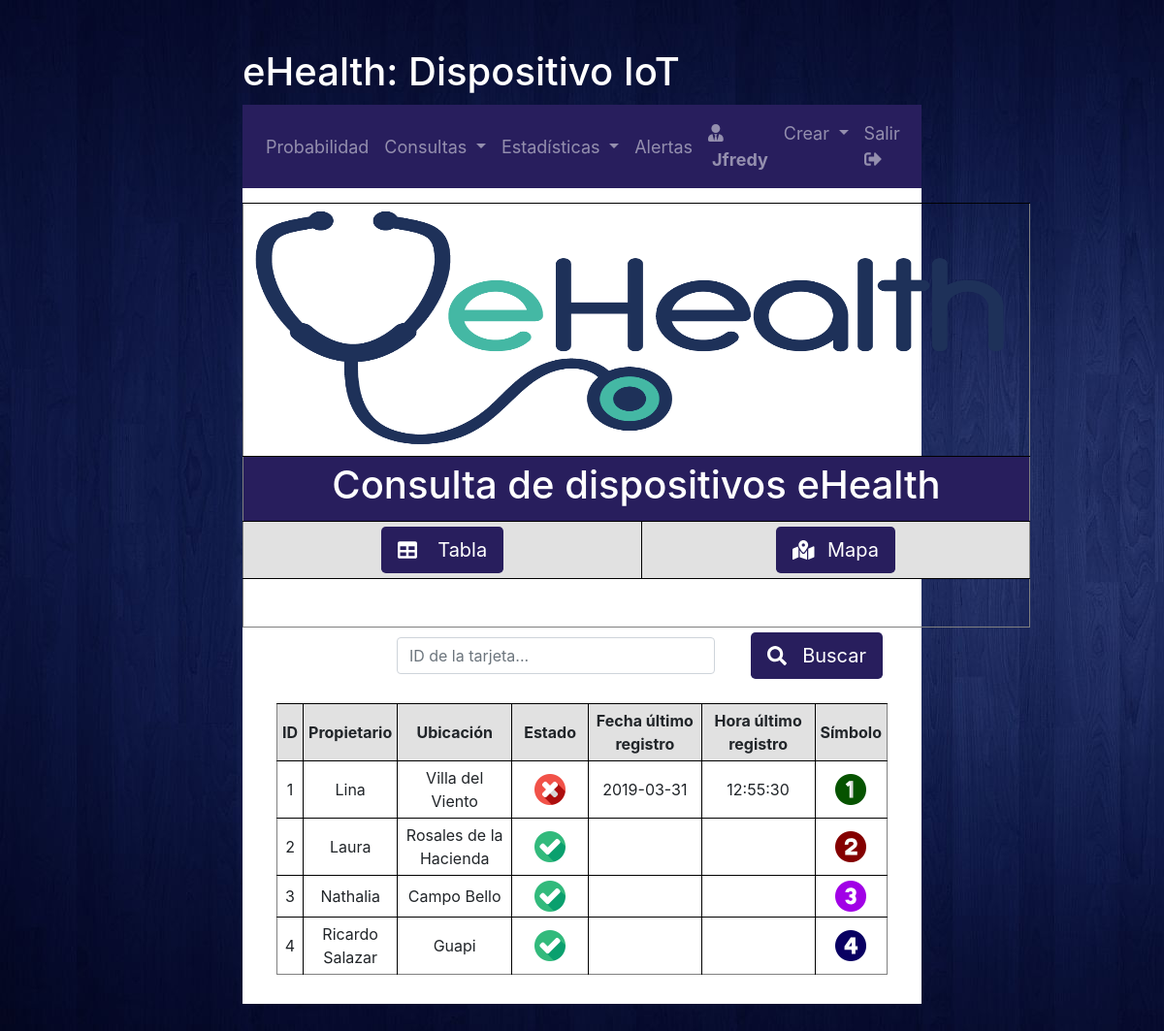
The page /interfaces/consultas/usuarios/dispositivos.php (signed in) on the database as committed earlier.
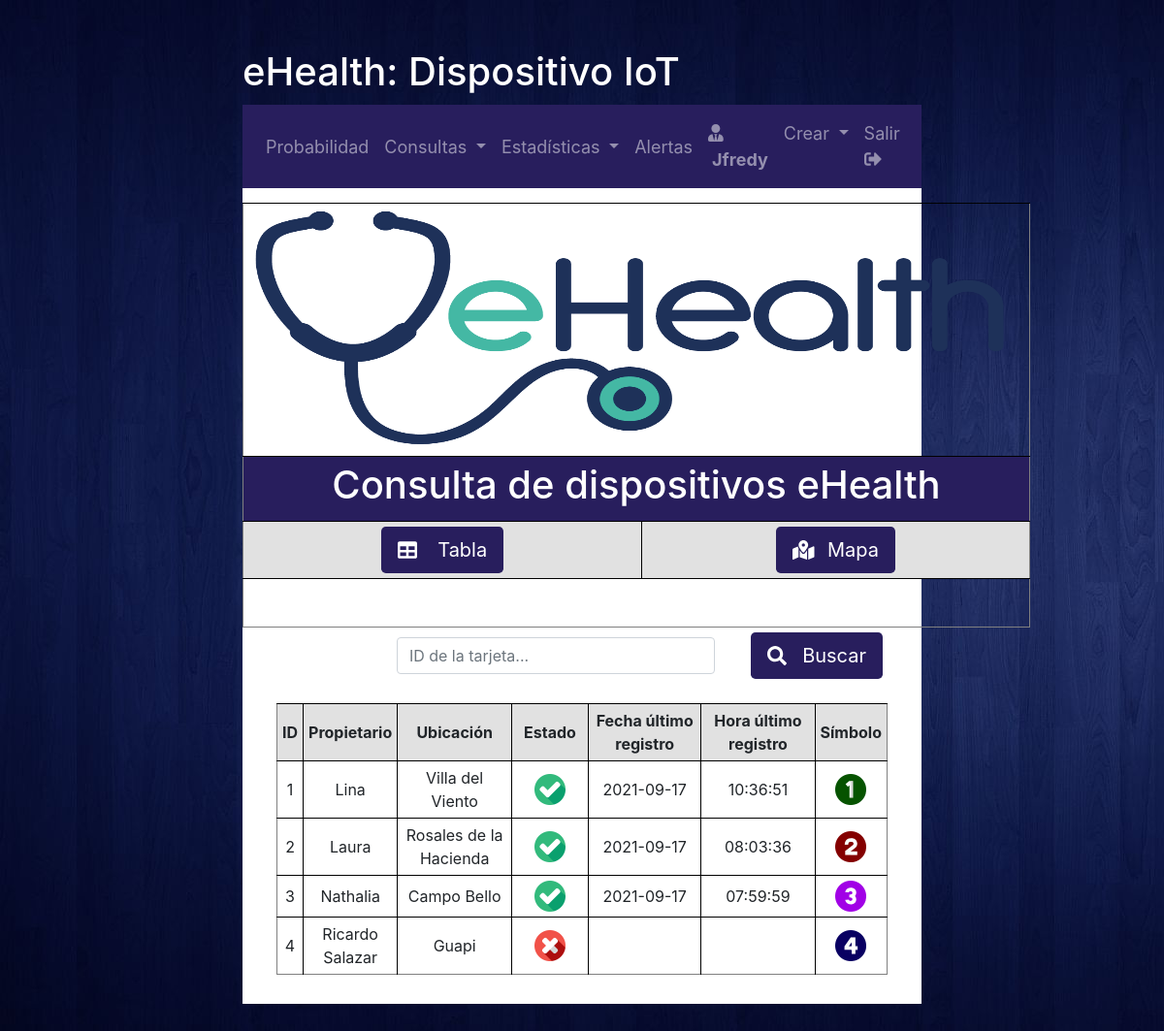
The same page on the database as committed later.
### tables this page shows
CREATE TABLE `datos_dispositivos` (
  `id_tarjeta` int(11) NOT NULL,
  `estado` int(11) NOT NULL,
  `ubicacion` varchar(50) NOT NULL,
  `propietario` varchar(50) NOT NULL
);

### interfaces/consultas/usuarios/dispositivos.php (the view, shortened to what this page needs)
<!DOCTYPE html>
<html lang="es">
    <head>
        <?php
            $head = $_SERVER['DOCUMENT_ROOT']."/ehealth/static/php/head.php";
            include $head;
        ?>
    </head>
    <body background="/ehealth/static/img/background.jpg">
        <h1 id="home-title">eHealth: Dispositivo IoT</h1>
        <div id="home">
            <?php
                if ($_SESSION["tipo_usuario"]==1)
                    $nav = $_SERVER['DOCUMENT_ROOT']."/ehealth/static/php/nav_admin.php";
                else
                    $nav = $_SERVER['DOCUMENT_ROOT']."/ehealth/static/php/nav_user.php";
                include $nav;
            ?>
            <div id="page-content">
                <table width="80%" align=center cellpadding=5 border=1>
                    <tr>
                        <td valign="center" align=center width=80% colspan=6>
                            <img src="/ehealth/static/img/logo.png" width=800 height=250>
                        </td>
                    </tr>
                    <tr>
                        <td valign="center" align=center width=80% colspan=6 bgcolor="#281E5D">
                            <h1>
                                <font color=white>Consulta de dispositivos eHealth</font>
                            </h1>
                        </td>
                    </tr>
                    <tr>
                        <td align=center colspan=3 bgcolor="#E1E1E1">
                            <a id="boton_tabla" class="btn btn-lg" style="background-color:#281E5D; color:white" href="#boton_tabla" role="button">
                                <i class="fas fa-table"></i>
                                <span class="pl-3">Tabla</span>
                            </a>
                        </td>
                        <td align=center colspan=3 bgcolor="#E1E1E1">
                            <a id="boton_mapa" class="btn btn-lg" style="background-color:#281E5D; color:white" href="#boton_mapa" role="button">
                                <i class="fas fa-map-marked-alt"></i>
                                <span class="pl-2">Mapa</span>
                            </a>
                        </td>
                    </tr>
                    <tr height=50>
                    </tr>
                </table>
                <div id="tabla_dispositivos">
                    <table width=90% align=center cellpadding=5 border=0>
                        <tr>
                            <form method="GET">
                                <td style="border: none;" width=100 colspan=3>
                                </td>
                                <td style="border: none;" valign="center" align="right" colspan=2>
                                    <input type="number" class="form-control" name="id_tarjeta" placeholder="ID de la tarjeta..." required>
                                </td>
                                <td style="border: none;" valign="center" align=right colspan=2>
                                    <button style="background-color:#281E5D; color:white" value="Buscar" type="submit" class="btn btn-lg" name="submit"><i style="background-color:#281E5D; color:white" class="fas fa-search"></i><span class="pl-3">Buscar</span></button>
                                </td>
                            </form>
                        </tr>
                        <tr height=20>
                        </tr>
                    </table>
                    <table width=90% align=center cellpadding=5 border=1>
                        <tr height=50>
                            <td valign="center" align=center bgcolor="#E1E1E1">
                                <b>ID</b>
                            </td>
                            <td valign="center" align=center bgcolor="#E1E1E1">
                                <b>Propietario</b>
                            </td>
                            <td valign="center" align=center bgcolor="#E1E1E1" width=120>
                                <b>Ubicación</b>
                            </td>
                            <td valign="center" align=center bgcolor="#E1E1E1" width=80>
                                <b>Estado</b>
                            </td>
                            <td valign="center" align=center bgcolor="#E1E1E1" width=120>
                                <b>Fecha último registro</b>
                            </td>
                            <td valign="center" align=center bgcolor="#E1E1E1" width=120>
                                <b>Hora último registro</b>
                            </td>
                            <td valign="center" align=center bgcolor="#E1E1E1" width=40>
                                <b>Símbolo</b>
                            </td>
                        </tr>
                        <?php
                        $mysqli = new mysqli($host, $user, $pw, $db);
                        $sql1 = "SELECT * from datos_dispositivos order by id_tarjeta";
                        $result1 = $mysqli->query($sql1);
                        if (isset($_GET["submit"]) && !empty($_GET["submit"])) {
                            $sql2 = "SELECT MAX(fecha) from datos_ubicaciones WHERE id_tarj= $id";
                            $result2 = $mysqli->query($sql2);
                            $row2 = $result2->fetch_array(MYSQLI_NUM);
                            $fecha = $row2[0];
                            $sql23 = "SELECT MAX(hora) from datos_ubicaciones WHERE id_tarj= $id AND fecha='$fecha'";
                            $result23 = $mysqli->query($sql23);
                            $row23 = $result23->fetch_array(MYSQLI_NUM);
                            $hora = $row23[0];
                            $sql3 = "SELECT * from datos_dispositivos WHERE id_tarjeta= $id";
                            $result3 = $mysqli->query($sql3);
                            while ($row3 = $result3->fetch_array(MYSQLI_NUM)) {
                                $propietario = $row3[3];
                                $estado = $row3[1];
                                $ubicacion = $row3[2];
                            }
                        ?>
                            <tr>
                                <td valign="center" align=center>
                                    <?php echo $id; ?>
                                </td>
                                <td valign="center" align=center>
                                    <?php echo $propietario; ?>
                                </td>
                                <td valign="center" align=center>
                                    <?php echo $ubicacion; ?>
                                </td>
                                <td valign="center" align=center>
                                    <?php
                                    if ($estado == 1) {
                                    ?>
                                        <img src="/ehealth/static/img/comprobado.png" width=32 height=32>
                                    <?php
                                    } else {
                                    ?>
                                        <img src="/ehealth/static/img/cancelar.png" width=32 height=32>
                                    <?php
                                    }
                                    ?>
                                </td>
                                <td valign="center" align=center>
                                    <?php echo $fecha; ?>
                                </td>
                                <td valign="center" align=center>
                                    <?php echo $hora; ?>
                                </td>
                                <td valign="center" align=center>
                                    <img src="/ehealth/static/img/map_icons/icono_<?php echo $id; ?>.png" width=32 height=32>
                                </td>
                            </tr>
                            <tr height=20>
                            </tr>
                        </table>
                        <table width=90% align=center cellpadding=5 border=0>
                            <tr>
                                <td style="border: none;" valign="center" align=left>
                                    <a class="btn btn-lg" style="background-color:#281E5D; color:white" href="/ehealth/interfaces/consultas/usuarios/dispositivos.php" role="button">
                                        <i class="fas fa-angle-double-left"></i>
                                        <span class="pl-3">Volver</span>
                                    </a>
                                </td>
                            </tr>
                        </table>
                            <?php
                        } else {
                            $contador = 0;
                            while ($row1 = $result1->fetch_array(MYSQLI_NUM)) {
                                $ID_TARJ = $row1[0];
                                $propietario = $row1[3];
                                $estado = $row1[1];
                                $ubicacion = $row1[2];
                                $contador++;
                                $sql2 = "SELECT MAX(fecha) from datos_ubicaciones WHERE id_tarj= $contador";
                                $result2 = $mysqli->query($sql2);
                                $row2 = $result2->fetch_array(MYSQLI_NUM);
                                $fecha = $row2[0];
                                $sql23 = "SELECT MAX(hora) from datos_ubicaciones WHERE id_tarj= $contador AND fecha='$fecha'";
                                $result23 = $mysqli->query($sql23);
                                $row23 = $result23->fetch_array(MYSQLI_NUM);
                                $hora = $row23[0];
                            ?>
                                <tr>
                                    <td valign="center" align=center>
                                        <?php echo $ID_TARJ; ?>
                                    </td>
                                    <td valign="center" align=center>
                                        <?php echo $propietario; ?>
                                    </td>
                                    <td valign="center" align=center>
                                        <?php echo $ubicacion; ?>
                                    </td>
                                    <td valign="center" align=center>
                                        <?php
                                        if ($estado == 1) {
                                        ?>
                                            <img src="/ehealth/static/img/comprobado.png" width=32 height=32>
                                        <?php
                                        } else {
                                        ?>
                                            <img src="/ehealth/static/img/cancelar.png" width=32 height=32>
                                        <?php
                                        }
                                        ?>
                                    </td>
                                    <td valign="center" align=center>
                                        <?php echo $fecha; ?>
                                    </td>
                                    <td valign="center" align=center>
                                        <?php echo $hora; ?>
                                    </td>
                                    <td valign="center" align=center>
                                        <img src="/ehealth/static/img/map_icons/icono_<?php echo $ID_TARJ; ?>.png" width=32 height=32>
                                    </td>
                                </tr>
                        <?php
                            }
                        }
                        ?>
                    </table>
                </div>
            </div>
        </div>
    </body>
</html>

### static/php/head.php (shortened to what this page needs)
<?php
    echo '
        <title>eHealth</title>
        <link rel="stylesheet" href="https://stackpath.bootstrapcdn.com/bootstrap/4.4.1/css/bootstrap.min.css">
        <link href="/ehealth/static/css/styles.css" rel="stylesheet">
        <link rel="shortcut icon" type="image/png" href="/ehealth/static/img/favicon.png">
    ';
?>

### static/php/nav_admin.php (shortened to what this page needs)
<?php
    echo '
        <nav class="navbar navbar-expand-xl navbar-dark" style="background-color: #281E5D;">
            <div class="collapse navbar-collapse" id="navbarSupportedContent">
                <ul class="navbar-nav mr-auto">
                    <li class="nav-item">
                        <a class="nav-link" href="/ehealth/interfaces/estadisticas/probabilidad.php">
                            Probabilidad
                        </a>
                    </li>
                    <li class="nav-item dropdown">
                        <a class="nav-link dropdown-toggle" href="#" id="navbarDropdown" role="button" data-toggle="dropdown" aria-haspopup="true" aria-expanded="false">
                            Consultas
                        </a>
                    </li>
                    <li class="nav-item dropdown">
                        <a class="nav-link dropdown-toggle" href="#" id="navbarDropdown" role="button" data-toggle="dropdown" aria-haspopup="true" aria-expanded="false">
                            Estadísticas
                        </a>
                    </li>
                    <li class="nav-item">
                        <a class="nav-link" href="/ehealth/interfaces/alertas/alertas.php">Alertas</a>
                    </li>
                </ul>
                <ul class="navbar-nav">
                    <li class="nav-item">
                        <a class="nav-link" href="#">
                            <strong>
                                <i class="fas fa-user-tie"></i>
                                <span class="pl-1">'.$_SESSION["nombre_usuario"].'</span>
                            </strong>
                        </a>
                    </li>
                    <li class="nav-item dropdown">
                        <a class="nav-link dropdown-toggle" href="#" id="navbarDropdown" role="button" data-toggle="dropdown" aria-haspopup="true" aria-expanded="false">
                            Crear
                        </a>
                    </li>
                    <li class="nav-item">
                        <a class="nav-link" href="/ehealth/procesos/cerrar_sesion.php">
                            <span class="pr-2">Salir</span>
                            <i class="fas fa-sign-out-alt"></i>
                        </a>
                    </li>
                </ul>
            </div>
        </nav>
    ';
?>

### static/css/styles.css (style rules this page uses)
body { background-color: #281E5D; background-attachment: fixed; }
table td { border: 1px solid #000; }
table tr:last-child td { border-bottom: none; }
table th:first-child, table td:first-child { border-left: none; }
table th:last-child, table td:last-child { border-right: none; }
@media only screen and (min-width: 1000px) { #home { margin: 0px 250px 50px 250px; background-color: white; } }
@media only screen and (min-width: 1000px) { #home-title { margin: 50px 250px 10px; color: white; } }
#page-content { padding-top: 15px; padding-bottom: 30px; }
nav { background-color: #9C9496; font-size: 18px; }

Rows that differ between the two databases and show on the page:
changed datos_dispositivos "Lina": estado: picture added; fecha "2019-03-31" → "2021-09-17"; hora "12:55:30" → "10:36:51"; estado: picture removed
shown differently, row unchanged: datos_dispositivos "Laura": fecha (not shown) → "2021-09-17"; hora (not shown) → "08:03:36"
shown differently, row unchanged: datos_dispositivos "Nathalia": fecha (not shown) → "2021-09-17"; hora (not shown) → "07:59:59"
changed datos_dispositivos "Ricardo Salazar": estado: picture added; estado: picture removed
